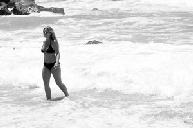
%> input picture SVM_pedestrian_detection/testimgs/profile_human_test_178.bmp, 193 x 128 px
$ octave --eval "result = segment(imread('testimgs/profile_human_test_178.bmp'));"   (GNU Octave 9; MATLAB toolbox functions it lacks are replaced by stand-ins)
%> lines starting %> are read from the running program, lines starting %| are printed output that depends on the picture; in (x1, y1, x2, y2) boxes, pixels count from 0 and x2, y2 are one past the last pixel; in counts of white or black regions, pixels touching at a corner belong together; the program's own positions count from 1
### SVM_pedestrian_detection/preprocess.m
%%
%preprocess script
function [ img ] = preprocess( img )
%do whatever preprocessing of an image here
%   input - original image
%   output - grayscale image
[~,~,c] = size(img);
%> c = 1


if (c ~= 1) img = rgb2gray(img); end
img = im2uint8(img);
%> img is the input picture: size 128x193 uint8; min 0, max 255, mean 223.1

end

### SVM_pedestrian_detection/segment.m
%%
function [bwfil] = segment ( img )
% segment an image into binary 1-0, 1 -- foreground  0 -- background
% eliminate the sliding window
% input - grayscale image
% output - binary image
img = preprocess(img);

mw = edge(img, 'Sobel', 0.1);
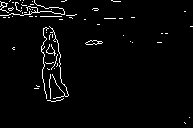
%> mw: size 128x193 logical; 2.8% white in thin lines or dots

%clear borders
mw = imclearborder(mw);
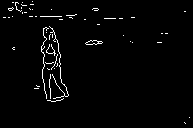
%> mw: size 128x193 logical; 2.1% white in thin lines or dots
se90 = strel('line', 3, 90);
se0 = strel('line', 3, 0);

bw = imdilate(mw, [se90 se0]);
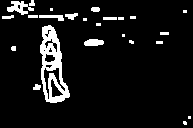
%> bw: size 128x193 logical; 8% white; 24 white regions (10 under 20 px), largest, box (x1, y1, x2, y2) and area: (40, 25, 70, 103) 1113, (7, 1, 34, 15) 192, (84, 39, 104, 46) 116
bwfil = imfill(bw, 'holes');
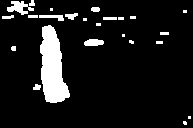
%> bwfil: size 128x193 logical; 9.7% white; 24 white regions (10 under 20 px), largest, box (x1, y1, x2, y2) and area: (40, 25, 70, 103) 1511, (7, 1, 34, 15) 199, (84, 39, 104, 46) 116

bwfil = bwareaopen(bwfil, 30);
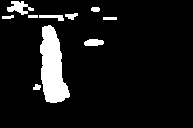
%> bwfil: size 128x193 logical; 8.7% white; 10 white regions, largest, box (x1, y1, x2, y2) and area: (40, 25, 70, 103) 1511, (7, 1, 34, 15) 199, (84, 39, 104, 46) 116

seD = strel('diamond', 1);
imshow(bwfil)
end

% mask = zeros(size(imx));
% mask(71:130,335:361) = 1;
% bw = activecontour(imx, mask, 100, 'edge');

$ run again, on SVM_pedestrian_detection/testimgs/profile_human_test_189.bmp
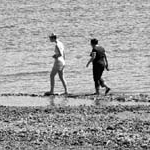
%> input picture SVM_pedestrian_detection/testimgs/profile_human_test_189.bmp, 150 x 150 px
%> in preprocess, img is the input picture: size 150x150 uint8; min 0, max 254, mean 159.4
%> in segment, `mw = edge(img, 'Sobel', 0.1);`:
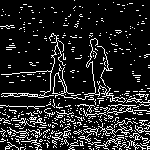
%> mw: size 150x150 logical; 14.2% white in thin lines or dots
%> bw: size 150x150 logical; 43.3% white; 76 white regions (45 under 20 px), largest, box (x1, y1, x2, y2) and area: (0, 32, 150, 150) 7851, (108, 29, 123, 41) 84, (110, 42, 124, 53) 81
%> in segment, `bwfil = bwareaopen(bwfil, 30);`:
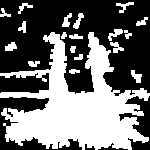
%> bwfil: size 150x150 logical; 43.5% white; 19 white regions, largest, box (x1, y1, x2, y2) and area: (0, 32, 150, 150) 8710, (108, 29, 123, 41) 84, (110, 42, 124, 53) 81
